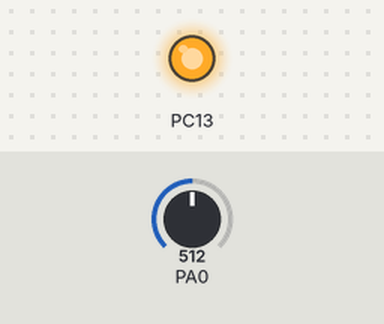
The sketch below on a simulated STM32 Blue Pill. On the bench: output pins drawn as LEDs (lit = HIGH). Inputs (shaded band) come from the test bench; at power-on: PA0 = 512.

Above: at 1.2 s.
1.3 s: PA0 set to 0
At 1.66 s:
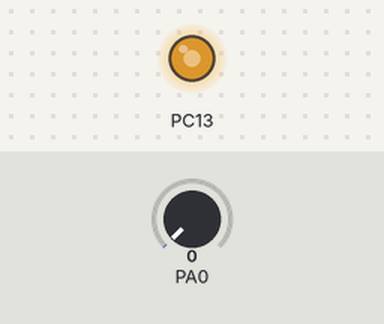
4.3 s: PA0 set to 122
At 7.11 s:
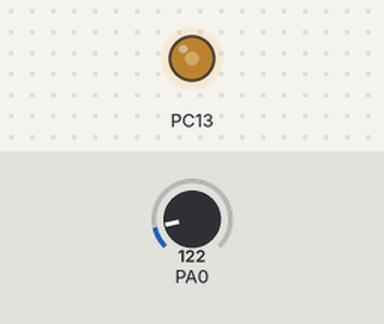
Timing chart, 0 to 13.3 s (numbered marks = the images above; inputs shaded):
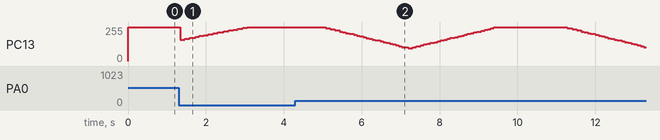

The sketch:

stm32_blink.ino
```cpp
#include <math.h>
#include <TaskScheduler.h>

Scheduler runner;

float brightness = 0;    // уставливаем начально значение яркости
float fadeAmount = 0.1;    // шаг приращения/убывания яркости
int key;

bool isOn = false;

void setup() {
  pinMode(A0, INPUT);
  pinMode(PC13, OUTPUT);
}

//(brightness - 150) + i / 10)
void loop() {
  runner.execute();
}

Task Blink(0, TASK_FOREVER, []() {

  key = analogRead(A0);
  if ( key <= 0 ) { isOn = !isOn; }
  if( !isOn ) { analogWrite(PC13, 255); return; }

    for (int i = 1; i < 255; i++){
        analogWrite(PC13, (brightness + i) );
    }


  brightness = brightness + fadeAmount;
  if (brightness <= -60 || brightness >= 200) {
    fadeAmount = -fadeAmount ;
  }
}, &runner, true, NULL , NULL );
```
